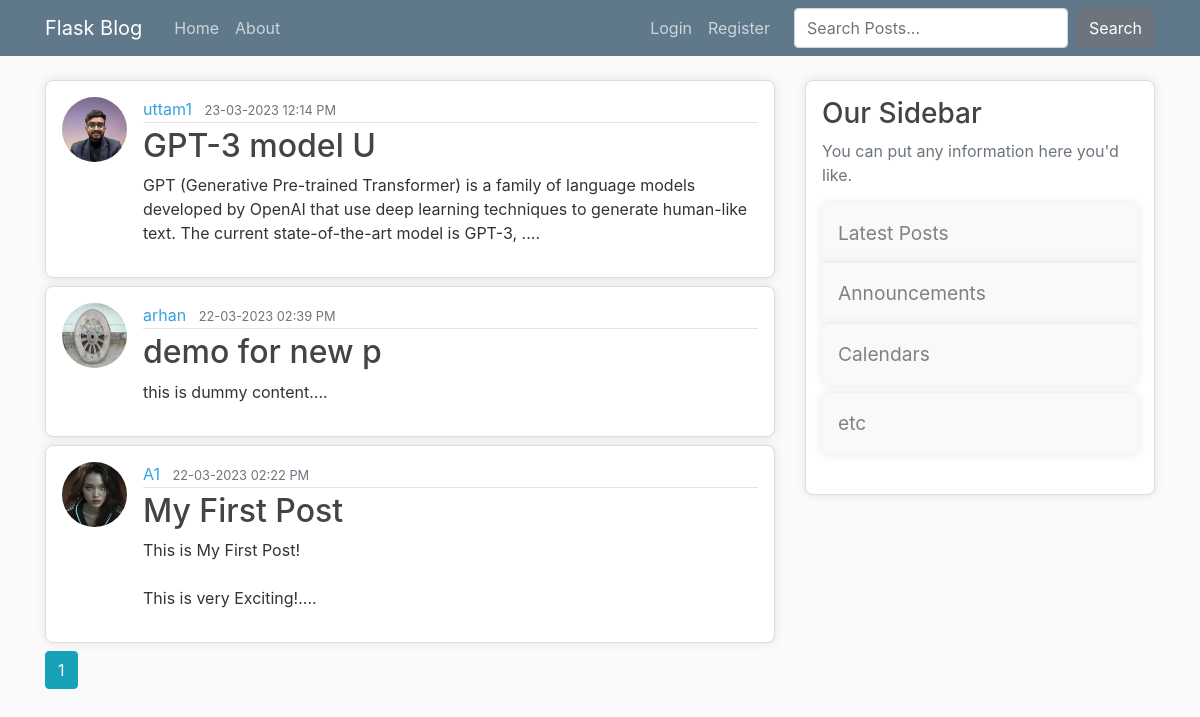
The app's page /home, older data.
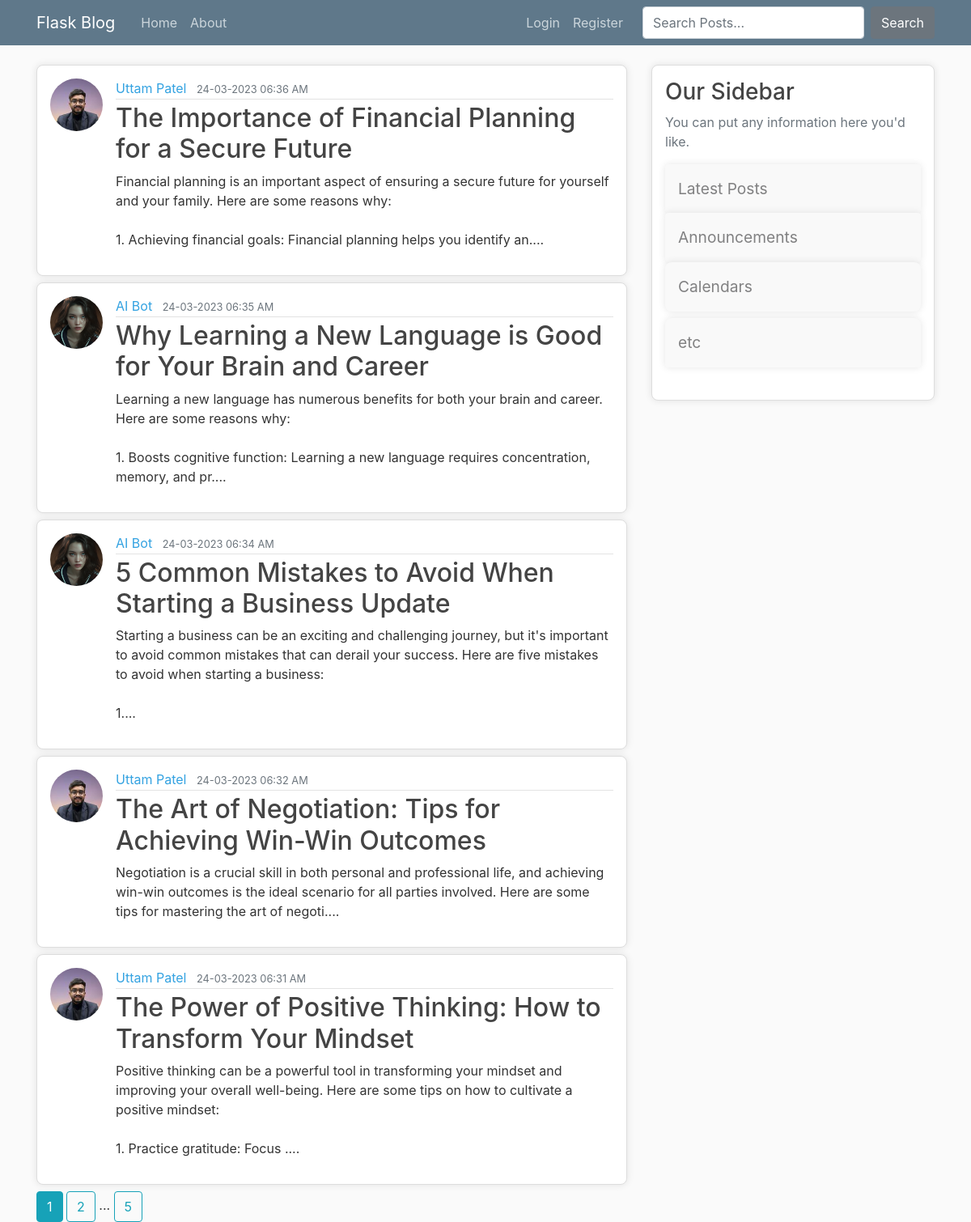
The same page, newer data.
### flaskblog/models.py (models this page shows, shortened)
class Post(db.Model):
    id = db.Column(db.Integer, primary_key=True)
    title = db.Column(db.String(100), nullable=False)
    content = db.Column(db.Text, nullable=False)
    date_posted = db.Column(db.DateTime, nullable=False, default=datetime.utcnow)
    user_id = db.Column(db.Integer, db.ForeignKey('user.id'), nullable=False)

class User(db.Model,UserMixin):
    id = db.Column(db.Integer, primary_key=True)
    username = db.Column(db.String(20), unique=True, nullable=False)
    email = db.Column(db.String(120), unique=True, nullable=False)
    image_file = db.Column(db.String(20), nullable=False, default='default.png')
    password = db.Column(db.String(60), nullable=False)
    posts = db.relationship('Post', backref='author', lazy='dynamic')

### flaskblog/main/routes.py (the view)
@main.route("/")
@main.route("/home")
def home():
    page = request.args.get('page', 1, type=int)
    posts = Post.query.order_by(Post.date_posted.desc()).paginate(page=page, per_page=5)
    return render_template('home.html', posts=posts)

### flaskblog/templates/home.html
{% extends 'layout.html' %}
{% block content %}
    {% for post in posts.items %}
        <article class="media content-section">
            <img class="rounded-circle article-img" src="{{ url_for('static',filename='profile_pics/'+ post.author.image_file) }}" alt="">
            <div class="media-body">
            <div class="article-metadata">
                <a class="mr-2" href="{{ url_for('users.user_posts',username=post.author.username) }}">{{ post.author.username }}</a>
                <small class="text-muted">{{ post.date_posted.strftime('%d-%m-%Y  %I:%M %p') }}</small>
            </div>
            <h2><a class="article-title" href="{{ url_for('posts.post',post_id = post.id) }}">{{ post.title }}</a></h2>
            <p class="article-content">{{ post.content[:200] }}....</p>
            </div>
        </article>
    {% endfor %}
    {% for page_num in posts.iter_pages(left_edge=1,right_edge=1,left_current=1 , right_current=2) %}
        {% if page_num %}
            {% if page_num == posts.page %}
                <a class="btn btn-info" href="{{ url_for('main.home',page=page_num) }}">{{ page_num }}</a>
            {% else %}
                <a class="btn btn-outline-info" href="{{ url_for('main.home',page=page_num) }}">{{ page_num }}</a>
            {% endif %}
        {% else %}
        ...
        {% endif %}
    {% endfor %}
{% endblock content %}

### flaskblog/templates/layout.html (shortened to what this page needs)
<!DOCTYPE html>
<html>
<head>
    <link rel="stylesheet" href="https://maxcdn.bootstrapcdn.com/bootstrap/4.0.0/css/bootstrap.min.css">
    <link rel="stylesheet" type="text/css" href="{{ url_for('static', filename='main.css') }}">
</head>
<body>
    <header class="site-header">
      <nav class="navbar navbar-expand-md navbar-dark bg-steel fixed-top">
        <div class="container">
          <a class="navbar-brand mr-4" href="/">Flask Blog</a>
          <div class="collapse navbar-collapse" id="navbarToggle">
            <div class="navbar-nav mr-auto">
              <a class="nav-item nav-link" href="{{ url_for('main.home') }}">Home</a>
              <a class="nav-item nav-link" href="{{ url_for('main.about') }}">About</a>
            </div>
            <div class="navbar-nav">
              {% if current_user.is_authenticated %}
              <a class="nav-item nav-link" href="{{ url_for('posts.new_post') }}">New Post</a>
                <a class="nav-item nav-link" href="{{ url_for('users.account') }}">Account</a>
                <a class="nav-item nav-link" href="{{ url_for('users.logout') }}">Logout</a>
              {% else %}
                <a class="nav-item nav-link" href="{{ url_for('users.login') }}">Login</a>
                <a class="nav-item nav-link" href="{{ url_for('users.register') }}">Register</a>
              {% endif %}
              <form class="d-flex" action="{{ url_for('posts.search') }}" method="get">
                <input class="form-control me-2 ml-3" type="search" name="q" placeholder="Search Posts..." aria-label="Search">
                <button  class="btn btn-secondary ml-2" type="submit">Search</button>
              </form>
            </div>
          </div>
        </div>
      </nav>
    </header>
    <main role="main" class="container">
      <div class="row">
        <div class="col-md-8">
          {% block content %}{% endblock %}
        </div>
        <div class="col-md-4">
          <div class="content-section">
            <h3>Our Sidebar</h3>
            <p class='text-muted'>You can put any information here you'd like.
              <ul class="list-group">
                <a class="" href="{{ url_for('posts.latest_posts') }}"><li class="list-group-item list-group-item-light">Latest Posts</li></a>
                <a class="" href="{{ url_for('main.announcements') }}"><li class="list-group-item list-group-item-light">Announcements</li></a>
                <li class="list-group-item list-group-item-light">Calendars</li>
                <li class="list-group-item list-group-item-light">etc</li>
              </ul>
            </p>
          </div>
        </div>
      </div>
    </main>
</body>
</html>

### flaskblog/static/main.css (style rules this page uses)
body { background: #fafafa; color: #333333; margin-top: 5rem; }
h1, h2, h3, h4, h5, h6 { color: #444444; }
a { text-decoration: none; }
.bg-steel { background-color: #5f788a; }
.site-header .navbar-nav .nav-link { color: #cbd5db; }
.content-section { background: #ffffff; padding: 10px 20px; border: 1px solid #dddddd; border-radius: 3px; margin-bottom: 20px; padding: 1rem; margin-bottom: 0.5rem; border-radius: 0.5rem; box-shadow: 0 0 10px rgba(0, 0, 0, 0.1); }
.article-title { color: #444444; }
.article-content { white-space: pre-line; }
.article-img { height: 65px; width: 65px; margin-right: 16px; }
.article-metadata { padding-bottom: 1px; margin-bottom: 4px; border-bottom: 1px solid #e3e3e3 }
.list-group { font-size: 1.2rem; color: #555; line-height: 1.5; margin-bottom: 1.5rem; }
.list-group-item { background-color: #f9f9f9; border: none; padding: 1rem; margin-bottom: 0.5rem; border-radius: 0.5rem; box-shadow: 0 0 10px rgba(0, 0, 0, 0.1); }
a { color: #33a2e1; }

Row changes from the older to the newer data that the page shows:
no longer on this page (row edited): Post: image_file (picture), author.username "uttam1", date_posted "23-03-2023 12:14 PM", title "GPT-3 model U", content "GPT (Generative Pre-trained Transformer) is a family of language models developed by OpenAI that use deep learning techniques to generate human-like text. The current state-of-the-art model is GPT-3,"
no longer on this page (row unchanged): Post: image_file (picture), author.username "arhan", date_posted "22-03-2023 02:39 PM", title "demo for new p", content "this is dummy content"
no longer on this page (row unchanged): Post: image_file (picture), author.username "A1", date_posted "22-03-2023 02:22 PM", title "My First Post", content "This is My First Post! This is very Exciting!"
added Post: image_file (picture), author.username "Uttam Patel", date_posted "24-03-2023 06:36 AM", title "The Importance of Financial Planning for a Secure Future", content "Financial planning is an important aspect of ensuring a secure future for yourself and your family. Here are some reasons why: 1. Achieving financial goals: Financial planning helps you identify an"
added Post: image_file (picture), author.username "AI Bot", date_posted "24-03-2023 06:35 AM", title "Why Learning a New Language is Good for Your Brain and Career", content "Learning a new language has numerous benefits for both your brain and career. Here are some reasons why: 1. Boosts cognitive function: Learning a new language requires concentration, memory, and pr"
added Post: image_file (picture), author.username "AI Bot", date_posted "24-03-2023 06:34 AM", title "5 Common Mistakes to Avoid When Starting a Business Update", content "Starting a business can be an exciting and challenging journey, but it's important to avoid common mistakes that can derail your success. Here are five mistakes to avoid when starting a business: 1"
added Post: image_file (picture), author.username "Uttam Patel", date_posted "24-03-2023 06:32 AM", title "The Art of Negotiation: Tips for Achieving Win-Win Outcomes", content "Negotiation is a crucial skill in both personal and professional life, and achieving win-win outcomes is the ideal scenario for all parties involved. Here are some tips for mastering the art of negoti"
added Post: image_file (picture), author.username "Uttam Patel", date_posted "24-03-2023 06:31 AM", title "The Power of Positive Thinking: How to Transform Your Mindset", content "Positive thinking can be a powerful tool in transforming your mindset and improving your overall well-being. Here are some tips on how to cultivate a positive mindset: 1. Practice gratitude: Focus"
Text that changed along with them:
new list line: "2"
new list line: "5"
